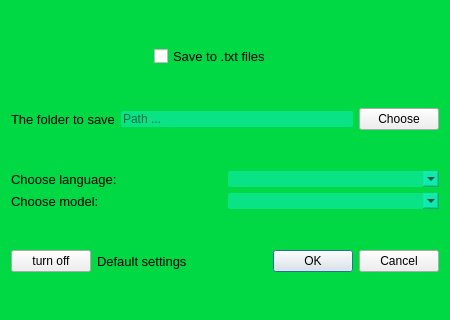
<?xml version="1.0" encoding="UTF-8"?>
<ui version="4.0">
 <class>Form</class>
 <widget class="QWidget" name="Form">
  <property name="windowModality">
   <enum>Qt::NonModal</enum>
  </property>
  <property name="geometry">
   <rect>
    <x>0</x>
    <y>0</y>
    <width>450</width>
    <height>320</height>
   </rect>
  </property>
  <property name="minimumSize">
   <size>
    <width>400</width>
    <height>300</height>
   </size>
  </property>
  <property name="maximumSize">
   <size>
    <width>450</width>
    <height>320</height>
   </size>
  </property>
  <property name="windowTitle">
   <string>Sound Settings</string>
  </property>
  <property name="styleSheet">
   <string notr="true">#Form {
	background-color: rgb(0, 217, 68);
}

QLineEdit, QComboBox, QDoubleSpinBox, #label_image_before, #label_image_after {
	border-radius: 2px;
	background-color: rgb(26, 244, 255, 88);
}

#label_image_before, #label_image_after {
	border-radius: 5px;
}</string>
  </property>
  <layout class="QVBoxLayout" name="verticalLayout_3">
   <item>
    <layout class="QHBoxLayout" name="horizontalLayout_6" stretch="1,1,1">
     <item>
      <spacer name="horizontalSpacer">
       <property name="orientation">
        <enum>Qt::Horizontal</enum>
       </property>
       <property name="sizeHint" stdset="0">
        <size>
         <width>238</width>
         <height>17</height>
        </size>
       </property>
      </spacer>
     </item>
     <item>
      <widget class="QCheckBox" name="check_to_txt">
       <property name="font">
        <font>
         <pointsize>10</pointsize>
        </font>
       </property>
       <property name="layoutDirection">
        <enum>Qt::LeftToRight</enum>
       </property>
       <property name="autoFillBackground">
        <bool>false</bool>
       </property>
       <property name="inputMethodHints">
        <set>Qt::ImhNone</set>
       </property>
       <property name="text">
        <string>Save to .txt files</string>
       </property>
       <property name="tristate">
        <bool>false</bool>
       </property>
      </widget>
     </item>
     <item>
      <spacer name="horizontalSpacer_2">
       <property name="orientation">
        <enum>Qt::Horizontal</enum>
       </property>
       <property name="sizeHint" stdset="0">
        <size>
         <width>40</width>
         <height>20</height>
        </size>
       </property>
      </spacer>
     </item>
    </layout>
   </item>
   <item>
    <layout class="QHBoxLayout" name="horizontalLayout_5">
     <item>
      <widget class="QLabel" name="label_7">
       <property name="font">
        <font>
         <pointsize>10</pointsize>
        </font>
       </property>
       <property name="text">
        <string>The folder to save</string>
       </property>
      </widget>
     </item>
     <item>
      <widget class="QLineEdit" name="lineEdit_folder_path">
       <property name="placeholderText">
        <string>Path ...</string>
       </property>
      </widget>
     </item>
     <item>
      <widget class="QPushButton" name="choose_folder_save_but">
       <property name="text">
        <string>Choose</string>
       </property>
      </widget>
     </item>
    </layout>
   </item>
   <item>
    <layout class="QHBoxLayout" name="horizontalLayout">
     <item>
      <layout class="QVBoxLayout" name="verticalLayout_2">
       <item>
        <widget class="QLabel" name="label_8">
         <property name="font">
          <font>
           <pointsize>10</pointsize>
          </font>
         </property>
         <property name="text">
          <string>Сhoose language:</string>
         </property>
         <property name="alignment">
          <set>Qt::AlignLeading|Qt::AlignLeft|Qt::AlignVCenter</set>
         </property>
        </widget>
       </item>
       <item>
        <widget class="QLabel" name="label_10">
         <property name="font">
          <font>
           <pointsize>10</pointsize>
          </font>
         </property>
         <property name="text">
          <string>Сhoose model:</string>
         </property>
         <property name="alignment">
          <set>Qt::AlignLeading|Qt::AlignLeft|Qt::AlignVCenter</set>
         </property>
        </widget>
       </item>
      </layout>
     </item>
     <item>
      <layout class="QVBoxLayout" name="verticalLayout">
       <item>
        <widget class="QComboBox" name="comboBox_langs"/>
       </item>
       <item>
        <widget class="QComboBox" name="comboBox_models"/>
       </item>
      </layout>
     </item>
    </layout>
   </item>
   <item>
    <layout class="QHBoxLayout" name="horizontalLayout_2">
     <item>
      <layout class="QHBoxLayout" name="horizontalLayout_8" stretch="1,8">
       <item>
        <widget class="QPushButton" name="turn_off_settings">
         <property name="text">
          <string>turn off</string>
         </property>
        </widget>
       </item>
       <item>
        <widget class="QLabel" name="label_9">
         <property name="font">
          <font>
           <pointsize>10</pointsize>
          </font>
         </property>
         <property name="text">
          <string>Default settings</string>
         </property>
        </widget>
       </item>
      </layout>
     </item>
     <item>
      <widget class="QDialogButtonBox" name="accepting_response">
       <property name="standardButtons">
        <set>QDialogButtonBox::Cancel|QDialogButtonBox::Ok</set>
       </property>
      </widget>
     </item>
    </layout>
   </item>
  </layout>
 </widget>
 <resources>
  <include location="icons.qrc"/>
  <include location="../../../../.designer/backup/icons.qrc"/>
 </resources>
 <connections/>
</ui>
